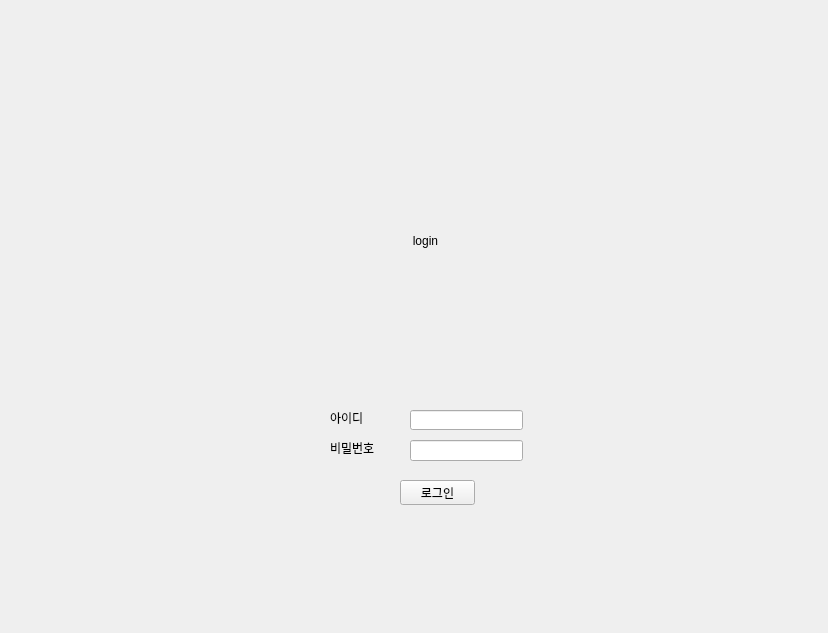
<?xml version="1.0" encoding="UTF-8"?>
<ui version="4.0">
 <class>Login</class>
 <widget class="QMainWindow" name="Login">
  <property name="geometry">
   <rect>
    <x>0</x>
    <y>0</y>
    <width>828</width>
    <height>633</height>
   </rect>
  </property>
  <property name="minimumSize">
   <size>
    <width>828</width>
    <height>633</height>
   </size>
  </property>
  <property name="maximumSize">
   <size>
    <width>828</width>
    <height>633</height>
   </size>
  </property>
  <property name="windowTitle">
   <string>MainWindow</string>
  </property>
  <widget class="QWidget" name="centralwidget">
   <widget class="QLabel" name="logo_lbl">
    <property name="geometry">
     <rect>
      <x>280</x>
      <y>160</y>
      <width>291</width>
      <height>161</height>
     </rect>
    </property>
    <property name="text">
     <string>login</string>
    </property>
    <property name="alignment">
     <set>Qt::AlignCenter</set>
    </property>
   </widget>
   <widget class="QPushButton" name="login_btn">
    <property name="geometry">
     <rect>
      <x>400</x>
      <y>480</y>
      <width>75</width>
      <height>25</height>
     </rect>
    </property>
    <property name="text">
     <string>로그인</string>
    </property>
   </widget>
   <widget class="QLineEdit" name="pwd_txt">
    <property name="geometry">
     <rect>
      <x>410</x>
      <y>440</y>
      <width>113</width>
      <height>21</height>
     </rect>
    </property>
   </widget>
   <widget class="QLineEdit" name="id_txt">
    <property name="geometry">
     <rect>
      <x>410</x>
      <y>410</y>
      <width>113</width>
      <height>20</height>
     </rect>
    </property>
   </widget>
   <widget class="QLabel" name="pwd_label">
    <property name="geometry">
     <rect>
      <x>330</x>
      <y>440</y>
      <width>81</width>
      <height>16</height>
     </rect>
    </property>
    <property name="text">
     <string>비밀번호</string>
    </property>
   </widget>
   <widget class="QLabel" name="id_label">
    <property name="geometry">
     <rect>
      <x>330</x>
      <y>410</y>
      <width>81</width>
      <height>16</height>
     </rect>
    </property>
    <property name="text">
     <string>아이디</string>
    </property>
   </widget>
  </widget>
 </widget>
 <tabstops>
  <tabstop>id_txt</tabstop>
  <tabstop>pwd_txt</tabstop>
  <tabstop>login_btn</tabstop>
 </tabstops>
 <resources/>
 <connections/>
</ui>
